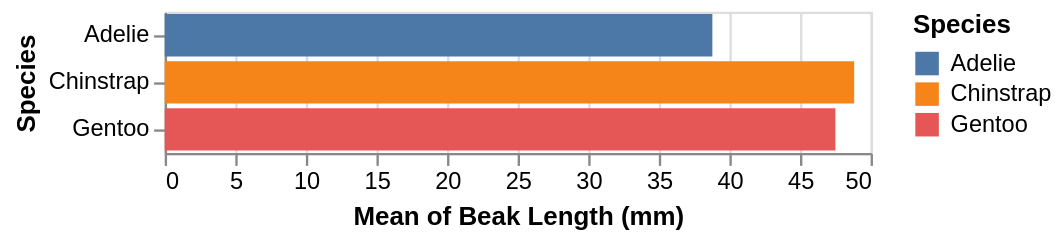

The notebook cell saved with this chart:
### Code cell
alt.Chart(df).mark_bar().encode(
    x='mean(Beak Length (mm))',
    y='Species',
    color='Species'
)

### Figure 1 — Vega-Lite specification as saved in the notebook (floating-point values rounded to 4 significant figures; data arrays with more than 128 entries replaced by an {"elided": "..."} marker saying what was removed)
{"config": {"view": {"continuousWidth": 300, "continuousHeight": 300}}, "data": {"name": "data-783f637a646b8ff8439f6e7d741cecf0"}, "mark": {"type": "bar"}, "encoding": {"color": {"field": "Species", "type": "nominal"}, "x": {"aggregate": "mean", "field": "Beak Length (mm)", "type": "quantitative"}, "y": {"field": "Species", "type": "nominal"}}, "$schema": "https://vega.github.io/schema/vega-lite/v6.4.1.json", "datasets": {"data-783f637a646b8ff8439f6e7d741cecf0": {"elided": "344 records"}}}
